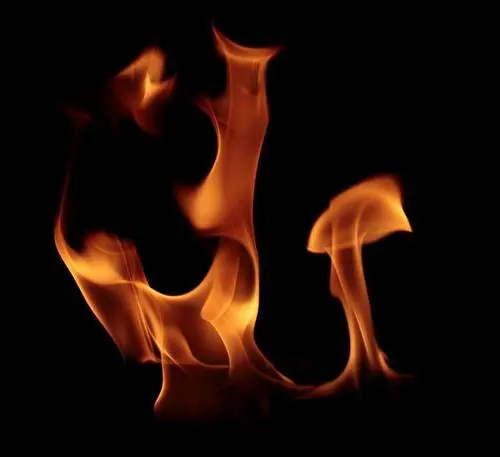
//> input picture original/7.jpg, 500 x 457 px
$ ./main   (built with g++ and OpenCV 4)
//> lines starting //> are read from the running program, lines starting //| are printed output that depends on the picture; after the words box and inside, x2 and y2 are one past the last pixel; in counts of white or black regions, pixels touching at a corner belong together
#include <opencv2\opencv.hpp>
#include <iostream>
#include <math.h>

using namespace cv;
using namespace std;

void FireDetection(Mat &image_input, Mat &image_output);
void DrawFire(Mat &inputImg, Mat foreImg);
int main(int argc, char** argv) {
	Mat src = imread("E:\\vs_work\\firedetection\\7.jpg");
//> src is the input picture: 457 rows x 500 cols, CV_8UC3; mean B, G, R 4.7, 11.6, 29.3
	Mat dst;

	FireDetection(src,dst);

	imwrite("E:\\vs_work\\result\\10_binary_image.jpg",dst);
	imwrite("E:\\vs_work\\result\\10_Detect_Fire.jpg", src);

	waitKey(0);

	return 0;
}

void FireDetection(Mat &image_input, Mat &image_output)
{
	image_output = Mat::zeros(image_input.size(), CV_8UC1); //初始化output矩阵
	if (image_input.empty()) {
		printf("could not load image...please try again!/n ");
	}
	if (image_output.empty()||image_output.channels()!= 1) {
		printf("could not initialize output...please try again!/n ");
	}
	/*初始化程序报错*/

	for (int i = 0; i < image_input.rows; i++) {
		for (int j = 0; j < image_input.cols; j++) {
			float R, G, B;
			B = image_input.at<uchar>(i, image_input.channels()*j + 0);
			G = image_input.at<uchar>(i, image_input.channels()*j + 1);
			R = image_input.at<uchar>(i, image_input.channels()*j + 2);

			int minRGB = min(min(R, G), B);
			double S = 1 - 3.0*minRGB / (R + G + B);

			int RedThreshold = 115;
			if (R > RedThreshold && R > G&&G > B)
			{
				image_output.at<uchar>(i, j) = 255;
			}
			else
			{
				image_output.at<uchar>(i, j) = 0;
			}
		}
	}
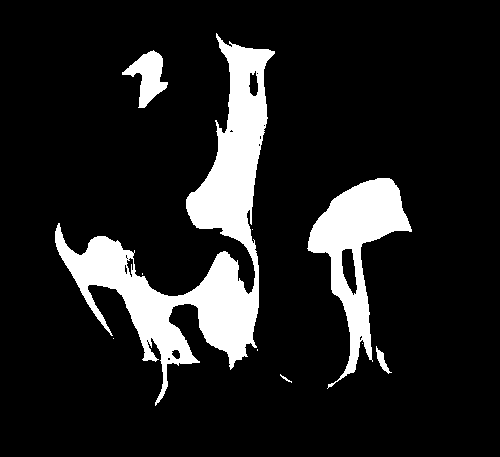
//> image_output: 457 rows x 500 cols, CV_8UC1; 12.9% white; 10 white regions (5 under 20 px)
	namedWindow("original image", WINDOW_AUTOSIZE);
	imshow("original image", image_input);
	namedWindow("binary image", WINDOW_AUTOSIZE);
	imshow("binary image", image_output);

	DrawFire(image_input, image_output);
}

void DrawFire(Mat &inputImg, Mat foreImg)
{
	vector<vector<Point>> contours_set;//保存轮廓提取后的点集及拓扑关系

	findContours(foreImg, contours_set, RETR_EXTERNAL, CHAIN_APPROX_NONE);
//> contours_set = 10 contours, 6 with area under 20; largest, box (x1, y1, x2, y2) and area: (55, 33, 275, 406) 20068, (307, 178, 412, 389) 7670, (122, 50, 168, 108) 1165, (376, 346, 392, 374) 117

	Mat result0;
	Scalar holeColor;
	Scalar externalColor;

	vector<vector<Point>>::iterator iter = contours_set.begin();

	for (; iter != contours_set.end(); )   //迭代器循环
	{
		Rect rect = boundingRect(*iter);
		/*	float radius;
		Point2f center;
		minEnclosingCircle(*iter, center, radius);*/

		if (rect.area()> 0)
		{
			rectangle(inputImg, rect, Scalar(0, 255, 0));  //scalar表示是什么颜色去框选
			++iter;
		}
		else
		{
			iter = contours_set.erase(iter);
		}
	}
//> this loop made 10 passes
//> rect on passes 1 to 10: Rect(280, 374, 12, 9), Rect(257, 349, 1, 2), Rect(376, 346, 16, 28), Rect(362, 343, 1, 1), Rect(113, 338, 1, 1), Rect(142, 273, 1, 2), Rect(252, 229, 1, 1), Rect(307, 178, 105, 211), Rect(122, 50, 46, 58), Rect(55, 33, 220, 373)
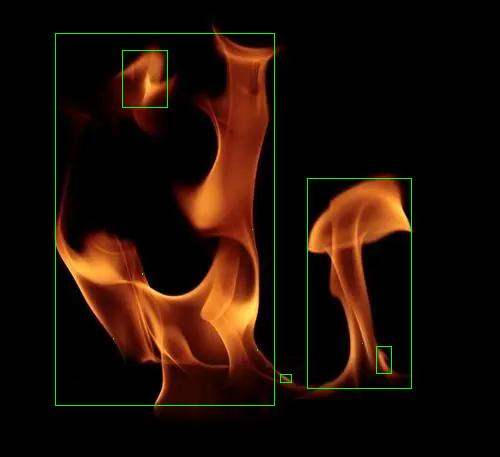
//> inputImg: 457 rows x 500 cols, CV_8UC3; 0.94% of pixels changed, all inside (x1, y1, x2, y2) = (55, 33, 412, 406)
	imshow("Detect Fire", inputImg);
}

$ run again, with original/10.jpg copied over original/7.jpg
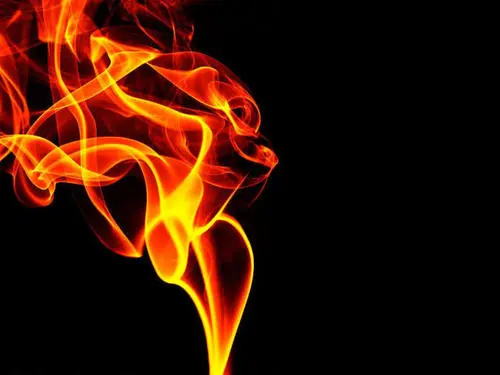
//> input picture original/10.jpg, 500 x 375 px
//> src is the input picture: 375 rows x 500 cols, CV_8UC3; mean B, G, R 3.1, 18.4, 52.9
//> after the loop in FireDetection, `for (int i = 0; i < image_input.rows; i++)`:
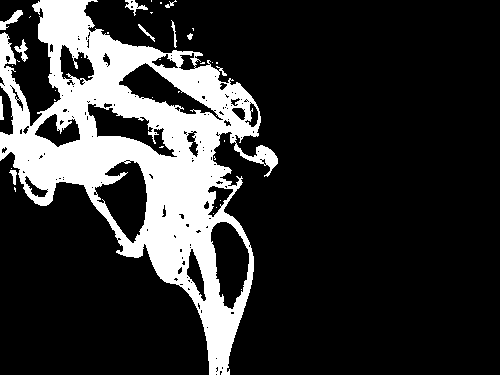
//> image_output: 375 rows x 500 cols, CV_8UC1; 19.5% white; 36 white regions (26 under 20 px)
//> contours_set = 27 contours, 19 with area under 20; largest, box (x1, y1, x2, y2) and area: (0, 0, 278, 375) 47046, (0, 10, 23, 30) 134, (125, 0, 148, 16) 106, (14, 39, 28, 62) 92, (9, 170, 17, 185) 42, (0, 96, 4, 120) 41, (138, 24, 155, 42) 38, (171, 20, 177, 48) 30
//> the loop in DrawFire, `for (; iter != contours_set.end(); )` made 27 passes
//> rect on passes 1 to 8: Rect(14, 187, 2, 5), Rect(9, 170, 8, 15), Rect(11, 168, 1, 1), Rect(214, 156, 2, 4), Rect(224, 140, 1, 2), Rect(54, 99, 2, 2), Rect(0, 96, 4, 24), Rect(55, 90, 1, 1)
//> after the loop in DrawFire, `for (; iter != contours_set.end(); )`:
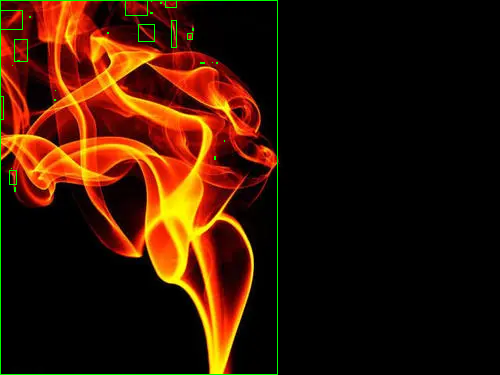
//> inputImg: 375 rows x 500 cols, CV_8UC3; 0.96% of pixels changed, all inside (x1, y1, x2, y2) = (0, 0, 278, 375)
